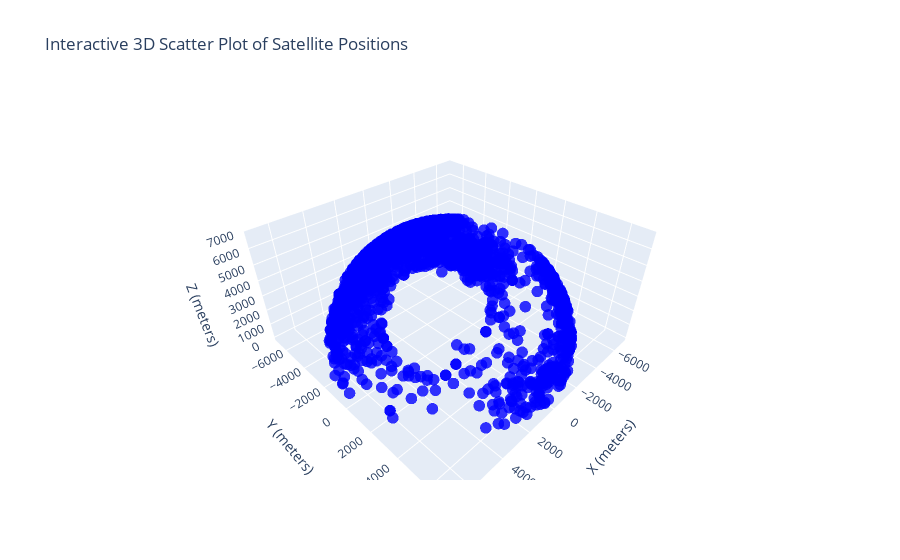

Notebook code for this chart:
### Code cell
import plotly.graph_objs as go
import pandas as pd

# Load the data from the uploaded file
file_path = "gmat_gps.gmd"
columns = ['Timestamp', 'MeasurementType', 'SatelliteID', 'AdditionalID', 'X', 'Y', 'Z']
df = pd.read_csv(file_path, sep='\s+', names=columns)

# Create a 3D Scatter plot without line connections between points
fig = go.Figure(data=[go.Scatter3d(
    x=df['X'], 
    y=df['Y'], 
    z=df['Z'],
    mode='markers',
    marker=dict(size=4, color='blue', opacity=0.8)
)])

# Set axis labels and title
fig.update_layout(
    scene=dict(
        xaxis_title='X (meters)',
        yaxis_title='Y (meters)',
        zaxis_title='Z (meters)'
    ),
    title='Interactive 3D Scatter Plot of Satellite Positions'
)

# Show the plot
fig.show()

### Figure 1 — Plotly figure (JSON) as saved in the notebook; plotly's stock layout.template omitted (floating-point values rounded to 4 significant figures; data arrays with more than 128 entries replaced by an {"elided": "..."} marker saying what was removed)
{"data": [{"marker": {"color": "blue", "opacity": 0.8, "size": 4}, "mode": "markers", "type": "scatter3d", "x": {"elided": "1544 float values"}, "y": {"elided": "1544 float values"}, "z": {"elided": "1544 float values"}}], "layout": {"scene": {"xaxis": {"title": {"text": "X (meters)"}}, "yaxis": {"title": {"text": "Y (meters)"}}, "zaxis": {"title": {"text": "Z (meters)"}}}, "title": {"text": "Interactive 3D Scatter Plot of Satellite Positions"}}}
